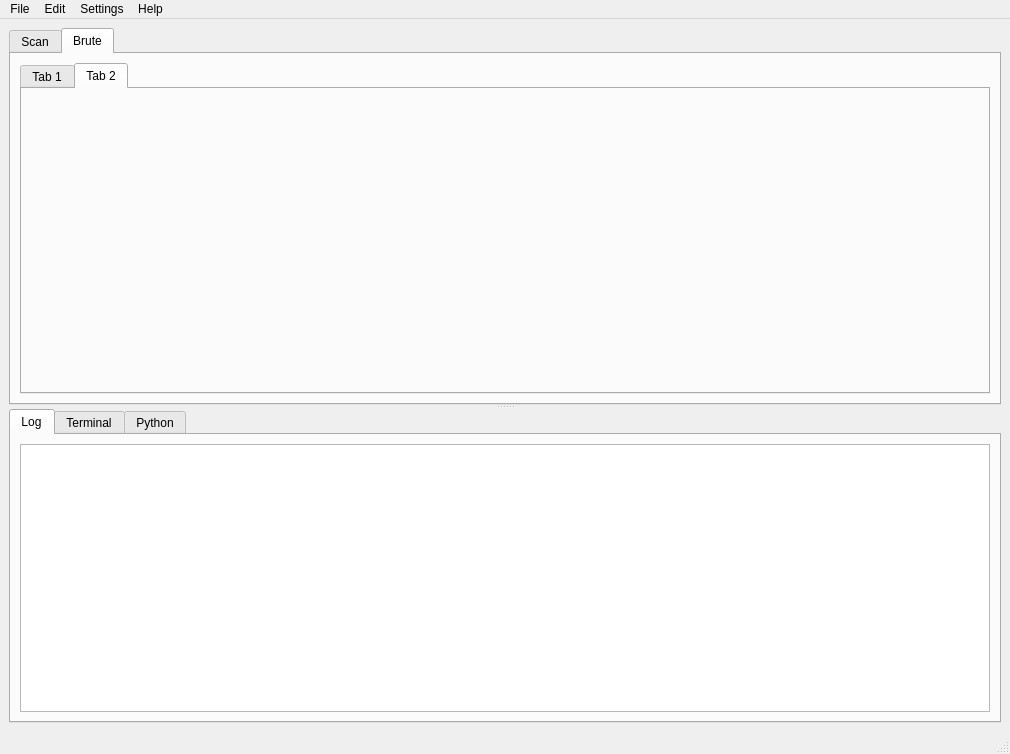
<?xml version="1.0" encoding="UTF-8"?>
<ui version="4.0">
 <class>MainWindow</class>
 <widget class="QMainWindow" name="MainWindow">
  <property name="geometry">
   <rect>
    <x>0</x>
    <y>0</y>
    <width>1010</width>
    <height>754</height>
   </rect>
  </property>
  <property name="windowTitle">
   <string>Sparta v0.0001</string>
  </property>
  <widget class="QWidget" name="centralwidget">
   <layout class="QGridLayout" name="gridLayout">
    <item row="0" column="0">
     <widget class="QSplitter" name="splitter_2">
      <property name="orientation">
       <enum>Qt::Vertical</enum>
      </property>
      <widget class="QTabWidget" name="MainTabWidget">
       <property name="currentIndex">
        <number>1</number>
       </property>
       <widget class="QWidget" name="ScanTab">
        <attribute name="title">
         <string>Scan</string>
        </attribute>
        <layout class="QGridLayout" name="gridLayout_2">
         <item row="0" column="0">
          <widget class="QSplitter" name="splitter">
           <property name="orientation">
            <enum>Qt::Horizontal</enum>
           </property>
           <widget class="QTabWidget" name="HostsTabWidget">
            <property name="sizePolicy">
             <sizepolicy hsizetype="Expanding" vsizetype="Expanding">
              <horstretch>0</horstretch>
              <verstretch>0</verstretch>
             </sizepolicy>
            </property>
            <property name="currentIndex">
             <number>1</number>
            </property>
            <widget class="QWidget" name="HostsTab">
             <attribute name="title">
              <string>Hosts</string>
             </attribute>
             <layout class="QHBoxLayout" name="horizontalLayout">
              <item>
               <widget class="QTableView" name="HostsTableView"/>
              </item>
             </layout>
            </widget>
            <widget class="QWidget" name="ServicesLeftTab">
             <attribute name="title">
              <string>Services</string>
             </attribute>
             <layout class="QHBoxLayout" name="horizontalLayout_2">
              <item>
               <widget class="QTableView" name="ServiceNamesTableView"/>
              </item>
             </layout>
            </widget>
           </widget>
           <widget class="QTabWidget" name="ServicesTabWidget">
            <property name="enabled">
             <bool>true</bool>
            </property>
            <property name="sizePolicy">
             <sizepolicy hsizetype="Expanding" vsizetype="Expanding">
              <horstretch>1</horstretch>
              <verstretch>0</verstretch>
             </sizepolicy>
            </property>
            <property name="currentIndex">
             <number>1</number>
            </property>
            <widget class="QWidget" name="ServicesRightTab">
             <attribute name="title">
              <string>Services</string>
             </attribute>
             <layout class="QVBoxLayout" name="verticalLayout">
              <item>
               <widget class="QTableView" name="ServicesTableView"/>
              </item>
             </layout>
            </widget>
            <widget class="QWidget" name="ScriptsTab">
             <attribute name="title">
              <string>Page</string>
             </attribute>
             <layout class="QHBoxLayout" name="horizontalLayout_6">
              <item>
               <widget class="QPlainTextEdit" name="ScriptsTextEdit"/>
              </item>
             </layout>
            </widget>
            <widget class="QWidget" name="InformationTab">
             <attribute name="title">
              <string>Information</string>
             </attribute>
             <layout class="QHBoxLayout" name="horizontalLayout_3">
              <item>
               <widget class="QTableView" name="InformationTableView"/>
              </item>
             </layout>
            </widget>
            <widget class="QWidget" name="NotesTab">
             <attribute name="title">
              <string>Notes</string>
             </attribute>
             <layout class="QHBoxLayout" name="horizontalLayout_4">
              <item>
               <widget class="QTextEdit" name="NotesTextEdit"/>
              </item>
             </layout>
            </widget>
            <widget class="QWidget" name="ScreenshotsTab">
             <attribute name="title">
              <string>Page</string>
             </attribute>
            </widget>
           </widget>
          </widget>
         </item>
        </layout>
       </widget>
       <widget class="QWidget" name="BruteTab">
        <attribute name="title">
         <string>Brute</string>
        </attribute>
        <layout class="QHBoxLayout" name="horizontalLayout_7">
         <item>
          <widget class="QTabWidget" name="BruteTabWidget">
           <property name="currentIndex">
            <number>1</number>
           </property>
           <widget class="QWidget" name="tab">
            <attribute name="title">
             <string>Tab 1</string>
            </attribute>
            <layout class="QHBoxLayout" name="horizontalLayout_8"/>
           </widget>
           <widget class="QWidget" name="tab_2">
            <attribute name="title">
             <string>Tab 2</string>
            </attribute>
           </widget>
          </widget>
         </item>
        </layout>
       </widget>
      </widget>
      <widget class="QTabWidget" name="BottomTabWidget">
       <property name="sizeIncrement">
        <size>
         <width>0</width>
         <height>0</height>
        </size>
       </property>
       <property name="baseSize">
        <size>
         <width>0</width>
         <height>0</height>
        </size>
       </property>
       <property name="currentIndex">
        <number>0</number>
       </property>
       <widget class="QWidget" name="LogTab">
        <attribute name="title">
         <string>Log</string>
        </attribute>
        <layout class="QHBoxLayout" name="horizontalLayout_5">
         <item>
          <widget class="QTableView" name="ProcessesTableView"/>
         </item>
        </layout>
       </widget>
       <widget class="QWidget" name="TerminalTab">
        <attribute name="title">
         <string>Terminal</string>
        </attribute>
       </widget>
       <widget class="QWidget" name="PythonTab">
        <attribute name="title">
         <string>Python</string>
        </attribute>
       </widget>
      </widget>
     </widget>
    </item>
   </layout>
  </widget>
  <widget class="QMenuBar" name="menubar">
   <property name="geometry">
    <rect>
     <x>0</x>
     <y>0</y>
     <width>1010</width>
     <height>25</height>
    </rect>
   </property>
   <widget class="QMenu" name="menuFile">
    <property name="title">
     <string>File</string>
    </property>
    <addaction name="actionNew"/>
    <addaction name="actionOpen"/>
    <addaction name="actionSave"/>
    <addaction name="actionSaveAs"/>
    <addaction name="separator"/>
    <addaction name="actionAddHosts"/>
    <addaction name="actionImportNmap"/>
    <addaction name="separator"/>
    <addaction name="actionExit"/>
   </widget>
   <widget class="QMenu" name="menuEdit">
    <property name="title">
     <string>Edit</string>
    </property>
   </widget>
   <widget class="QMenu" name="menuSettings">
    <property name="title">
     <string>Settings</string>
    </property>
   </widget>
   <widget class="QMenu" name="menuHelp">
    <property name="title">
     <string>Help</string>
    </property>
   </widget>
   <addaction name="menuFile"/>
   <addaction name="menuEdit"/>
   <addaction name="menuSettings"/>
   <addaction name="menuHelp"/>
  </widget>
  <widget class="QStatusBar" name="statusbar"/>
  <action name="actionExit">
   <property name="text">
    <string>Exit</string>
   </property>
   <property name="toolTip">
    <string>Exit the application</string>
   </property>
   <property name="shortcut">
    <string>Ctrl+Q</string>
   </property>
  </action>
  <action name="actionOpen">
   <property name="text">
    <string>Open</string>
   </property>
   <property name="toolTip">
    <string>Open an existing project file</string>
   </property>
   <property name="shortcut">
    <string>Ctrl+O</string>
   </property>
  </action>
  <action name="actionSave">
   <property name="text">
    <string>Save</string>
   </property>
   <property name="toolTip">
    <string>Save the current project</string>
   </property>
   <property name="shortcut">
    <string>Ctrl+S</string>
   </property>
  </action>
  <action name="actionImportNmap">
   <property name="text">
    <string>Import nmap</string>
   </property>
   <property name="toolTip">
    <string>Import an nmap xml file</string>
   </property>
  </action>
  <action name="actionSaveAs">
   <property name="text">
    <string>Save As</string>
   </property>
  </action>
  <action name="actionNew">
   <property name="text">
    <string>New</string>
   </property>
   <property name="shortcut">
    <string>Ctrl+N</string>
   </property>
  </action>
  <action name="actionAddHosts">
   <property name="text">
    <string>Add host(s) to scope</string>
   </property>
  </action>
 </widget>
 <resources/>
 <connections/>
</ui>
